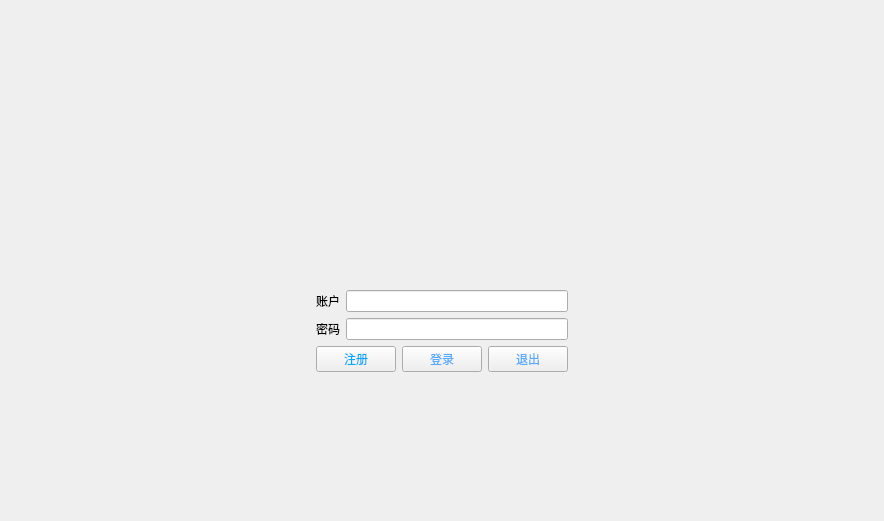
<?xml version="1.0" encoding="UTF-8"?>
<ui version="4.0">
 <class>login</class>
 <widget class="QWidget" name="login">
  <property name="geometry">
   <rect>
    <x>0</x>
    <y>0</y>
    <width>884</width>
    <height>521</height>
   </rect>
  </property>
  <property name="windowTitle">
   <string>Form</string>
  </property>
  <property name="styleSheet">
   <string notr="true">QWidget#login



{
	
	
	background-image: url(:/image/c.jpg);
}
	</string>
  </property>
  <layout class="QGridLayout" name="gridLayout_2">
   <item row="0" column="0">
    <layout class="QGridLayout" name="gridLayout" rowstretch="0,0,0,0" columnstretch="0,0,0,0">
     <property name="horizontalSpacing">
      <number>6</number>
     </property>
     <property name="verticalSpacing">
      <number>8</number>
     </property>
     <item row="3" column="1">
      <spacer name="verticalSpacer">
       <property name="orientation">
        <enum>Qt::Vertical</enum>
       </property>
       <property name="sizeHint" stdset="0">
        <size>
         <width>20</width>
         <height>40</height>
        </size>
       </property>
      </spacer>
     </item>
     <item row="1" column="0">
      <spacer name="horizontalSpacer">
       <property name="orientation">
        <enum>Qt::Horizontal</enum>
       </property>
       <property name="sizeHint" stdset="0">
        <size>
         <width>40</width>
         <height>20</height>
        </size>
       </property>
      </spacer>
     </item>
     <item row="0" column="2">
      <spacer name="verticalSpacer_2">
       <property name="orientation">
        <enum>Qt::Vertical</enum>
       </property>
       <property name="sizeHint" stdset="0">
        <size>
         <width>20</width>
         <height>40</height>
        </size>
       </property>
      </spacer>
     </item>
     <item row="2" column="3">
      <spacer name="horizontalSpacer_2">
       <property name="orientation">
        <enum>Qt::Horizontal</enum>
       </property>
       <property name="sizeHint" stdset="0">
        <size>
         <width>40</width>
         <height>20</height>
        </size>
       </property>
      </spacer>
     </item>
     <item row="1" column="1" rowspan="2" colspan="2">
      <layout class="QVBoxLayout" name="verticalLayout_2" stretch="0,0">
       <property name="spacing">
        <number>40</number>
       </property>
       <item>
        <widget class="QLabel" name="label_4">
         <property name="sizePolicy">
          <sizepolicy hsizetype="Expanding" vsizetype="Expanding">
           <horstretch>0</horstretch>
           <verstretch>0</verstretch>
          </sizepolicy>
         </property>
         <property name="minimumSize">
          <size>
           <width>0</width>
           <height>100</height>
          </size>
         </property>
         <property name="styleSheet">
          <string notr="true">image: url(:/image/1.png);</string>
         </property>
         <property name="text">
          <string/>
         </property>
        </widget>
       </item>
       <item>
        <layout class="QVBoxLayout" name="verticalLayout">
         <property name="spacing">
          <number>6</number>
         </property>
         <item>
          <layout class="QHBoxLayout" name="horizontalLayout">
           <item>
            <widget class="QLabel" name="label">
             <property name="styleSheet">
              <string notr="true">font: 14pt &quot;Agency FB&quot;;
color: rgb(0, 0, 0);</string>
             </property>
             <property name="text">
              <string>账户</string>
             </property>
            </widget>
           </item>
           <item>
            <widget class="QLineEdit" name="txt_login"/>
           </item>
          </layout>
         </item>
         <item>
          <layout class="QHBoxLayout" name="horizontalLayout_2">
           <item>
            <widget class="QLabel" name="label_2">
             <property name="styleSheet">
              <string notr="true">font: 14pt &quot;Agency FB&quot;;</string>
             </property>
             <property name="text">
              <string>密码</string>
             </property>
            </widget>
           </item>
           <item>
            <widget class="QLineEdit" name="txt_pwd1"/>
           </item>
          </layout>
         </item>
         <item>
          <layout class="QHBoxLayout" name="horizontalLayout_3">
           <item>
            <widget class="QPushButton" name="btn_zhuce1">
             <property name="styleSheet">
              <string notr="true">color: rgb(0, 170, 255);</string>
             </property>
             <property name="text">
              <string>注册</string>
             </property>
             <property name="flat">
              <bool>false</bool>
             </property>
            </widget>
           </item>
           <item>
            <widget class="QPushButton" name="btn_login1">
             <property name="styleSheet">
              <string notr="true">
color: rgb(85, 170, 255);</string>
             </property>
             <property name="text">
              <string>登录</string>
             </property>
            </widget>
           </item>
           <item>
            <widget class="QPushButton" name="btn_exit">
             <property name="styleSheet">
              <string notr="true">color: rgb(85, 170, 255);</string>
             </property>
             <property name="text">
              <string>退出</string>
             </property>
            </widget>
           </item>
          </layout>
         </item>
        </layout>
       </item>
      </layout>
     </item>
    </layout>
   </item>
  </layout>
 </widget>
 <resources/>
 <connections/>
</ui>
